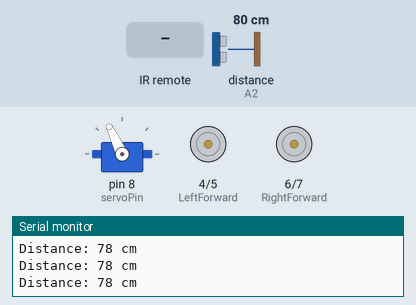
Simulated run of this program. Board: Arduino Uno, built with avr-gcc and run on an emulated ATmega328P. Shown: servo, motor-driver pin pairs drawn as motors (green arrow = first pin HIGH = forward, orange = second pin HIGH = backward, longer = more drive), the last lines printed to the serial monitor. Wiring (inferred from the names in the program): ultrasonic range finder: trigger A1; echo A2. Inputs (shaded band) come from the test bench; at power-on: distance to the obstacle (sensor on A2) 80 cm. The echo pulse lasts 58.3 µs per cm.

Above: at 3.9 s.
4.0 s: infrared code 0x99906F received
At 5.7 s:
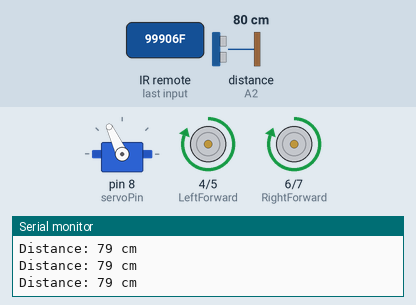
6.0 s: distance to the obstacle (sensor on A2) set to 23 cm
7.5 s: distance to the obstacle (sensor on A2) set to 18 cm
At 9.1 s:
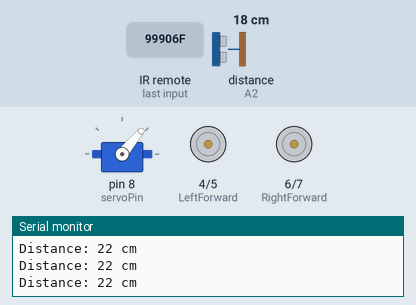
10.5 s: distance to the obstacle (sensor on A2) set to 203 cm
At 10.73 s:
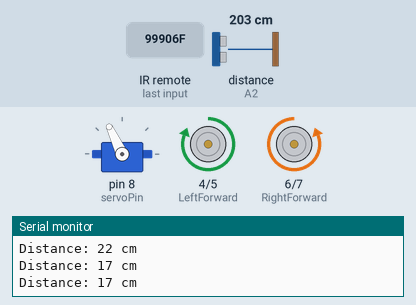
12.3 s: distance to the obstacle (sensor on A2) set to 2 cm
At 14.9 s:
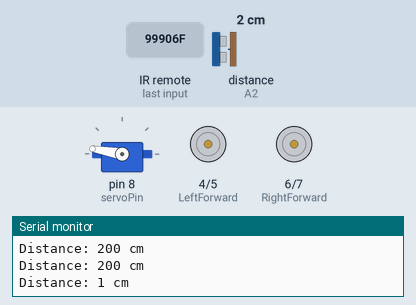
15.3 s: distance to the obstacle (sensor on A2) set to 35 cm
At 17.2 s:
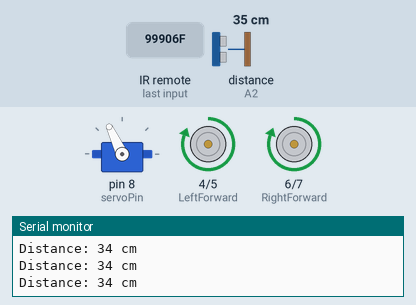
Timing chart, 0 to 18.3 s (numbered marks = the images above; inputs shaded):
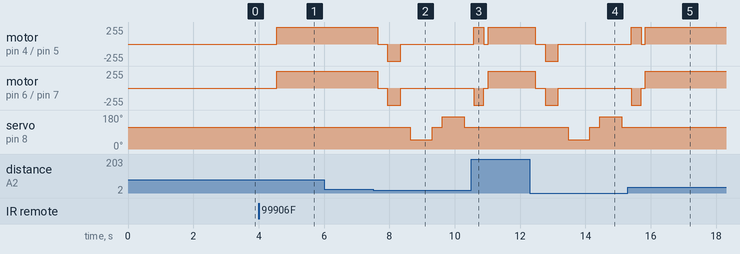

The program:

main.cpp
```cpp
#include <Servo.h> //Servo motor library
#include <IRremote.h>

//servo pin
#define servoPin 8

const int LeftForward = 4; // L298N control pins
const int LeftBackward = 5;
const int RightForward = 6;
const int RightBackward = 7;

const int IRreceiver = 9;

IRrecv irrecv(IRreceiver);
decode_results results;

#define trigPin A1 //sensor pins - analog input 1
#define echoPin A2 //analog input 2
#define maximum_distance 200

boolean goesForward = false;

long duration; // variable for the duration of sound wave travel
int distance;  // variable for the distance measurement

int program;

Servo servo_motor; //servo name

void setup()
{
  Serial.begin(9600);
  Serial.println("IR Receiver Button Decode");
  irrecv.enableIRIn();

  pinMode(trigPin, OUTPUT);                         // Sets the trigPin as an OUTPUT
  pinMode(echoPin, INPUT);                          // Sets the echoPin as an INPUT
  Serial.begin(9600);                               // // Serial Communication is starting with 9600 of baudrate speed
  Serial.println("Ultrasonic Sensor HC-SR04 Test"); // print some text in Serial Monitor

  pinMode(RightForward, OUTPUT);
  pinMode(LeftForward, OUTPUT);
  pinMode(LeftBackward, OUTPUT);
  pinMode(RightBackward, OUTPUT);
  servo_motor.attach(servoPin); //servo pin
  servo_motor.write(115);
  delay(2000);
  distance = readPing();
  delay(100);
  distance = readPing();
  delay(100);
  distance = readPing();
  delay(100);
  distance = readPing();
  delay(100);
}

void loop()
{

  if (irrecv.decode(&results))
  {
    Serial.println("Ultrasonic Sensor HC-SR04 Test"); // print some text in Serial Monitor
    translateIR();
    irrecv.resume();
  }

  if (program == 1)
  {
    int distanceRight = 0;
    int distanceLeft = 0;
    delay(50);
    if (distance <= 20)
    {
      moveStop(); // obstacle probably on the route forward, so stop
      delay(300);
      moveBackward();
      delay(400);
      moveStop();
      delay(300);
      distanceRight = lookRight();
      delay(300);
      distanceLeft = lookLeft();
      delay(300);
      if (distance >= distanceLeft)
      {
        turnRight(); // calculate in which direction the obstacle is more far
        moveStop();
      }
      else
      {
        turnLeft();
        moveStop();
      }
    }
    else
    {
      moveForward();
    }
    distance = readPing();
  }
}

void translateIR()
{

  switch (results.value)
  {
  case 10063983:
    Serial.println("PROGRAM AUTOMAT");
    program = 1;
    break;
  case 10041543:
    Serial.println("EXIT");
    program = 0;
    moveStop();
    break;

  case 0xFFFFFFFF:
    Serial.println(" REPEAT");
    break;
  default:

    Serial.println(results.value);
  }

  delay(500);
}

int lookRight()
{
  servo_motor.write(50);
  delay(500);
  int distance = readPing();
  delay(100);
  servo_motor.write(115);
  return distance;
}

int lookLeft()
{
  servo_motor.write(170);
  delay(500);
  int distance = readPing();
  delay(100);
  servo_motor.write(115);
  return distance;
  delay(100);
}

int readPing()
{
  delay(70);

  // Clears the trigPin condition
  digitalWrite(trigPin, LOW);
  delayMicroseconds(2);
  // Sets the trigPin HIGH (ACTIVE) for 10 microseconds
  digitalWrite(trigPin, HIGH);
  delayMicroseconds(10);
  digitalWrite(trigPin, LOW);
  // Reads the echoPin, returns the sound wave travel time in microseconds
  duration = pulseIn(echoPin, HIGH);
  // Calculating the distance
  int cm = duration * 0.034 / 2; // Speed of sound wave divided by 2 (go and back)
  // Displays the distance on the Serial Monitor
  Serial.print("Distance: ");
  Serial.print(distance);
  Serial.println(" cm");

  if (cm == 0)
  {
    cm = 250;
  }

  return cm;
}

void moveStop()
{
  digitalWrite(RightForward, LOW);
  digitalWrite(LeftForward, LOW);
  digitalWrite(RightBackward, LOW);
  digitalWrite(LeftBackward, LOW);
}

void moveForward()
{
  if (!goesForward)
  {
    goesForward = true;
    digitalWrite(LeftForward, HIGH);
    digitalWrite(RightForward, HIGH);
    digitalWrite(LeftBackward, LOW);
    digitalWrite(RightBackward, LOW);
  }
}

void moveBackward()
{
  goesForward = false;
  digitalWrite(LeftBackward, HIGH);
  digitalWrite(RightBackward, HIGH);
  digitalWrite(LeftForward, LOW);
  digitalWrite(RightForward, LOW);
}

void turnRight()
{
  digitalWrite(LeftForward, HIGH);
  digitalWrite(RightBackward, HIGH);
  digitalWrite(LeftBackward, LOW);
  digitalWrite(RightForward, LOW);
  delay(300);
  digitalWrite(LeftForward, HIGH);
  digitalWrite(RightForward, HIGH);
  digitalWrite(LeftBackward, LOW);
  digitalWrite(RightBackward, LOW);
}

void turnLeft()
{
  digitalWrite(LeftBackward, HIGH);
  digitalWrite(RightForward, HIGH);
  digitalWrite(LeftForward, LOW);
  digitalWrite(RightBackward, LOW);
  delay(300);
  digitalWrite(LeftForward, HIGH);
  digitalWrite(RightForward, HIGH);
  digitalWrite(LeftBackward, LOW);
  digitalWrite(RightBackward, LOW);
}
```

Measured:
- the behaviour switches between 22 and 21 cm on distance to the obstacle (sensor on A2) (found by bisection; images 1 and 2)
- after the input at 4.0 s, motor on pin 4 (LeftForward) / pin 5 (LeftBackward), motor on pin 6 (RightForward) / pin 7 (RightBackward): stopped → forward 255/255 after 0.55 s
- after the input at 7.5 s, motor on pin 4 (LeftForward) / pin 5 (LeftBackward), motor on pin 6 (RightForward) / pin 7 (RightBackward): forward 255/255 → stopped after 0.14 s, → backward 255/255 0.30 s later, → stopped 0.40 s later; servo on pin 8 (servoPin): 115° → 50° after 1.1 s, → 115° 0.67 s later, → 170° 0.30 s later, → 115° 0.67 s later
- after the input at 10.5 s, servo on pin 8 (servoPin): stays 115° (without the input it goes to 50° after 1.5 s)
- after the input at 12.3 s, motor on pin 4 (LeftForward) / pin 5 (LeftBackward), motor on pin 6 (RightForward) / pin 7 (RightBackward): forward 255/255 → stopped after 0.17 s, → backward 255/255 0.30 s later, → stopped 0.40 s later; servo on pin 8 (servoPin): 115° → 50° after 1.2 s, → 115° 0.67 s later, → 170° 0.30 s later, → 115° 0.67 s later
- after the input at 15.3 s, servo on pin 8 (servoPin): stays 115° (without the input it goes to 50° after 1.5 s)
